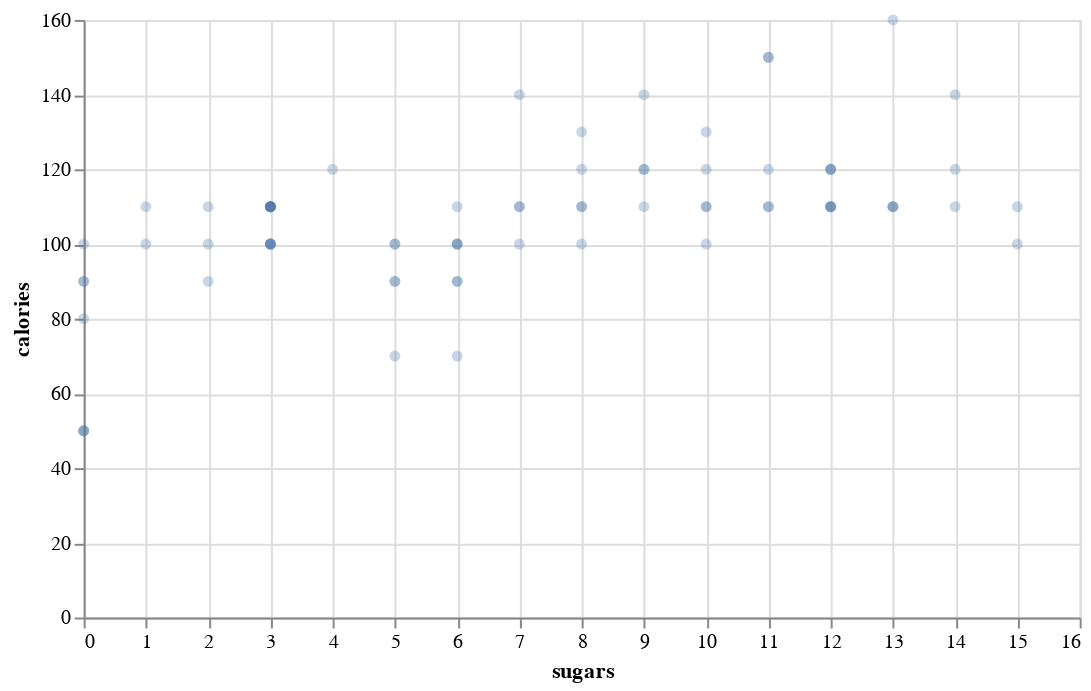

The code cell stored with this chart in its notebook:
### Markdown cell above
In this case, we are putting `sugars` on the `x-axis` and `calories` on
the `y-axis`.


Something you may have noticed is that there are 77 cereals but there
doesn’t seem to be 77 data points\!

That’s because some of them are lying on top of each other with the same
sugar and calorie values.

One way we can deal with this is by changing the `opacity` of each of
those points. That way, the darker points represent that there is more
than one data point at that point in the chart, and the lightest point
represent that there is only one data point there.

We set opacity with `opacity` in the `mark_circle()` function and it
accepts values between 0 and 1, with 1 being full opacity. Here we set
it at 0.3.

### Code cell
chart3 = alt.Chart(cereal, width=500, height=300).mark_circle(opacity=0.3).encode(
    x='sugars',
    y='calories'
)
chart3

### Figure 1 — Vega-Lite specification as saved in the notebook (floating-point values rounded to 4 significant figures)
{"config": {"view": {"continuousWidth": 400, "continuousHeight": 300}}, "data": {"name": "data-aaa0440f8e2141d6bd84b791f8341c86"}, "mark": {"type": "circle", "opacity": 0.3}, "encoding": {"x": {"type": "quantitative", "field": "sugars"}, "y": {"type": "quantitative", "field": "calories"}}, "height": 300, "width": 500, "$schema": "https://vega.github.io/schema/vega-lite/v4.8.1.json", "datasets": {"data-aaa0440f8e2141d6bd84b791f8341c86": [{"name": "100% Bran", "mfr": "N", "type": "Cold", "calories": 70, "protein": 4, "fat": 1, "sodium": 130, "fiber": 10.0, "carbo": 5.0, "sugars": 6, "potass": 280, "vitamins": 25, "shelf": 3, "weight": 1.0, "cups": 0.33, "rating": 68.4}, {"name": "100% Natural Bran", "mfr": "Q", "type": "Cold", "calories": 120, "protein": 3, "fat": 5, "sodium": 15, "fiber": 2.0, "carbo": 8.0, "sugars": 8, "potass": 135, "vitamins": 0, "shelf": 3, "weight": 1.0, "cups": 1.0, "rating": 33.98}, {"name": "All-Bran", "mfr": "K", "type": "Cold", "calories": 70, "protein": 4, "fat": 1, "sodium": 260, "fiber": 9.0, "carbo": 7.0, "sugars": 5, "potass": 320, "vitamins": 25, "shelf": 3, "weight": 1.0, "cups": 0.33, "rating": 59.43}, {"name": "All-Bran with Extra Fiber", "mfr": "K", "type": "Cold", "calories": 50, "protein": 4, "fat": 0, "sodium": 140, "fiber": 14.0, "carbo": 8.0, "sugars": 0, "potass": 330, "vitamins": 25, "shelf": 3, "weight": 1.0, "cups": 0.5, "rating": 93.7}, {"name": "Almond Delight", "mfr": "R", "type": "Cold", "calories": 110, "protein": 2, "fat": 2, "sodium": 200, "fiber": 1.0, "carbo": 14.0, "sugars": 8, "potass": 1, "vitamins": 25, "shelf": 3, "weight": 1.0, "cups": 0.75, "rating": 34.38}, {"name": "Apple Cinnamon Cheerios", "mfr": "G", "type": "Cold", "calories": 110, "protein": 2, "fat": 2, "sodium": 180, "fiber": 1.5, "carbo": 10.5, "sugars": 10, "potass": 70, "vitamins": 25, "shelf": 1, "weight": 1.0, "cups": 0.75, "rating": 29.51}, {"name": "Apple Jacks", "mfr": "K", "type": "Cold", "calories": 110, "protein": 2, "fat": 0, "sodium": 125, "fiber": 1.0, "carbo": 11.0, "sugars": 14, "potass": 30, "vitamins": 25, "shelf": 2, "weight": 1.0, "cups": 1.0, "rating": 33.17}, {"name": "Basic 4", "mfr": "G", "type": "Cold", "calories": 130, "protein": 3, "fat": 2, "sodium": 210, "fiber": 2.0, "carbo": 18.0, "sugars": 8, "potass": 100, "vitamins": 25, "shelf": 3, "weight": 1.33, "cups": 0.75, "rating": 37.04}, {"name": "Bran Chex", "mfr": "R", "type": "Cold", "calories": 90, "protein": 2, "fat": 1, "sodium": 200, "fiber": 4.0, "carbo": 15.0, "sugars": 6, "potass": 125, "vitamins": 25, "shelf": 1, "weight": 1.0, "cups": 0.67, "rating": 49.12}, {"name": "Bran Flakes", "mfr": "P", "type": "Cold", "calories": 90, "protein": 3, "fat": 0, "sodium": 210, "fiber": 5.0, "carbo": 13.0, "sugars": 5, "potass": 190, "vitamins": 25, "shelf": 3, "weight": 1.0, "cups": 0.67, "rating": 53.31}, {"name": "Cap'n'Crunch", "mfr": "Q", "type": "Cold", "calories": 120, "protein": 1, "fat": 2, "sodium": 220, "fiber": 0.0, "carbo": 12.0, "sugars": 12, "potass": 35, "vitamins": 25, "shelf": 2, "weight": 1.0, "cups": 0.75, "rating": 18.04}, {"name": "Cheerios", "mfr": "G", "type": "Cold", "calories": 110, "protein": 6, "fat": 2, "sodium": 290, "fiber": 2.0, "carbo": 17.0, "sugars": 1, "potass": 105, "vitamins": 25, "shelf": 1, "weight": 1.0, "cups": 1.25, "rating": 50.76}, {"name": "Cinnamon Toast Crunch", "mfr": "G", "type": "Cold", "calories": 120, "protein": 1, "fat": 3, "sodium": 210, "fiber": 0.0, "carbo": 13.0, "sugars": 9, "potass": 45, "vitamins": 25, "shelf": 2, "weight": 1.0, "cups": 0.75, "rating": 19.82}, {"name": "Clusters", "mfr": "G", "type": "Cold", "calories": 110, "protein": 3, "fat": 2, "sodium": 140, "fiber": 2.0, "carbo": 13.0, "sugars": 7, "potass": 105, "vitamins": 25, "shelf": 3, "weight": 1.0, "cups": 0.5, "rating": 40.4}, {"name": "Cocoa Puffs", "mfr": "G", "type": "Cold", "calories": 110, "protein": 1, "fat": 1, "sodium": 180, "fiber": 0.0, "carbo": 12.0, "sugars": 13, "potass": 55, "vitamins": 25, "shelf": 2, "weight": 1.0, "cups": 1.0, "rating": 22.74}, {"name": "Corn Chex", "mfr": "R", "type": "Cold", "calories": 110, "protein": 2, "fat": 0, "sodium": 280, "fiber": 0.0, "carbo": 22.0, "sugars": 3, "potass": 25, "vitamins": 25, "shelf": 1, "weight": 1.0, "cups": 1.0, "rating": 41.45}, {"name": "Corn Flakes", "mfr": "K", "type": "Cold", "calories": 100, "protein": 2, "fat": 0, "sodium": 290, "fiber": 1.0, "carbo": 21.0, "sugars": 2, "potass": 35, "vitamins": 25, "shelf": 1, "weight": 1.0, "cups": 1.0, "rating": 45.86}, {"name": "Corn Pops", "mfr": "K", "type": "Cold", "calories": 110, "protein": 1, "fat": 0, "sodium": 90, "fiber": 1.0, "carbo": 13.0, "sugars": 12, "potass": 20, "vitamins": 25, "shelf": 2, "weight": 1.0, "cups": 1.0, "rating": 35.78}, {"name": "Count Chocula", "mfr": "G", "type": "Cold", "calories": 110, "protein": 1, "fat": 1, "sodium": 180, "fiber": 0.0, "carbo": 12.0, "sugars": 13, "potass": 65, "vitamins": 25, "shelf": 2, "weight": 1.0, "cups": 1.0, "rating": 22.4}, {"name": "Cracklin' Oat Bran", "mfr": "K", "type": "Cold", "calories": 110, "protein": 3, "fat": 3, "sodium": 140, "fiber": 4.0, "carbo": 10.0, "sugars": 7, "potass": 160, "vitamins": 25, "shelf": 3, "weight": 1.0, "cups": 0.5, "rating": 40.45}, {"name": "Cream of Wheat (Quick)", "mfr": "N", "type": "Hot", "calories": 100, "protein": 3, "fat": 0, "sodium": 80, "fiber": 1.0, "carbo": 21.0, "sugars": 0, "potass": 1, "vitamins": 0, "shelf": 2, "weight": 1.0, "cups": 1.0, "rating": 64.53}, {"name": "Crispix", "mfr": "K", "type": "Cold", "calories": 110, "protein": 2, "fat": 0, "sodium": 220, "fiber": 1.0, "carbo": 21.0, "sugars": 3, "potass": 30, "vitamins": 25, "shelf": 3, "weight": 1.0, "cups": 1.0, "rating": 46.9}, {"name": "Crispy Wheat & Raisins", "mfr": "G", "type": "Cold", "calories": 100, "protein": 2, "fat": 1, "sodium": 140, "fiber": 2.0, "carbo": 11.0, "sugars": 10, "potass": 120, "vitamins": 25, "shelf": 3, "weight": 1.0, "cups": 0.75, "rating": 36.18}, {"name": "Double Chex", "mfr": "R", "type": "Cold", "calories": 100, "protein": 2, "fat": 0, "sodium": 190, "fiber": 1.0, "carbo": 18.0, "sugars": 5, "potass": 80, "vitamins": 25, "shelf": 3, "weight": 1.0, "cups": 0.75, "rating": 44.33}, {"name": "Froot Loops", "mfr": "K", "type": "Cold", "calories": 110, "protein": 2, "fat": 1, "sodium": 125, "fiber": 1.0, "carbo": 11.0, "sugars": 13, "potass": 30, "vitamins": 25, "shelf": 2, "weight": 1.0, "cups": 1.0, "rating": 32.21}, {"name": "Frosted Flakes", "mfr": "K", "type": "Cold", "calories": 110, "protein": 1, "fat": 0, "sodium": 200, "fiber": 1.0, "carbo": 14.0, "sugars": 11, "potass": 25, "vitamins": 25, "shelf": 1, "weight": 1.0, "cups": 0.75, "rating": 31.44}, {"name": "Frosted Mini-Wheats", "mfr": "K", "type": "Cold", "calories": 100, "protein": 3, "fat": 0, "sodium": 0, "fiber": 3.0, "carbo": 14.0, "sugars": 7, "potass": 100, "vitamins": 25, "shelf": 2, "weight": 1.0, "cups": 0.8, "rating": 58.35}, {"name": "Fruit & Fibre Dates; Walnuts; and Oats", "mfr": "P", "type": "Cold", "calories": 120, "protein": 3, "fat": 2, "sodium": 160, "fiber": 5.0, "carbo": 12.0, "sugars": 10, "potass": 200, "vitamins": 25, "shelf": 3, "weight": 1.25, "cups": 0.67, "rating": 40.92}, {"name": "Fruitful Bran", "mfr": "K", "type": "Cold", "calories": 120, "protein": 3, "fat": 0, "sodium": 240, "fiber": 5.0, "carbo": 14.0, "sugars": 12, "potass": 190, "vitamins": 25, "shelf": 3, "weight": 1.33, "cups": 0.67, "rating": 41.02}, {"name": "Fruity Pebbles", "mfr": "P", "type": "Cold", "calories": 110, "protein": 1, "fat": 1, "sodium": 135, "fiber": 0.0, "carbo": 13.0, "sugars": 12, "potass": 25, "vitamins": 25, "shelf": 2, "weight": 1.0, "cups": 0.75, "rating": 28.03}, {"name": "Golden Crisp", "mfr": "P", "type": "Cold", "calories": 100, "protein": 2, "fat": 0, "sodium": 45, "fiber": 0.0, "carbo": 11.0, "sugars": 15, "potass": 40, "vitamins": 25, "shelf": 1, "weight": 1.0, "cups": 0.88, "rating": 35.25}, {"name": "Golden Grahams", "mfr": "G", "type": "Cold", "calories": 110, "protein": 1, "fat": 1, "sodium": 280, "fiber": 0.0, "carbo": 15.0, "sugars": 9, "potass": 45, "vitamins": 25, "shelf": 2, "weight": 1.0, "cups": 0.75, "rating": 23.8}, {"name": "Grape Nuts Flakes", "mfr": "P", "type": "Cold", "calories": 100, "protein": 3, "fat": 1, "sodium": 140, "fiber": 3.0, "carbo": 15.0, "sugars": 5, "potass": 85, "vitamins": 25, "shelf": 3, "weight": 1.0, "cups": 0.88, "rating": 52.08}, {"name": "Grape-Nuts", "mfr": "P", "type": "Cold", "calories": 110, "protein": 3, "fat": 0, "sodium": 170, "fiber": 3.0, "carbo": 17.0, "sugars": 3, "potass": 90, "vitamins": 25, "shelf": 3, "weight": 1.0, "cups": 0.25, "rating": 53.37}, {"name": "Great Grains Pecan", "mfr": "P", "type": "Cold", "calories": 120, "protein": 3, "fat": 3, "sodium": 75, "fiber": 3.0, "carbo": 13.0, "sugars": 4, "potass": 100, "vitamins": 25, "shelf": 3, "weight": 1.0, "cups": 0.33, "rating": 45.81}, {"name": "Honey Graham Ohs", "mfr": "Q", "type": "Cold", "calories": 120, "protein": 1, "fat": 2, "sodium": 220, "fiber": 1.0, "carbo": 12.0, "sugars": 11, "potass": 45, "vitamins": 25, "shelf": 2, "weight": 1.0, "cups": 1.0, "rating": 21.87}, {"name": "Honey Nut Cheerios", "mfr": "G", "type": "Cold", "calories": 110, "protein": 3, "fat": 1, "sodium": 250, "fiber": 1.5, "carbo": 11.5, "sugars": 10, "potass": 90, "vitamins": 25, "shelf": 1, "weight": 1.0, "cups": 0.75, "rating": 31.07}, {"name": "Honey-comb", "mfr": "P", "type": "Cold", "calories": 110, "protein": 1, "fat": 0, "sodium": 180, "fiber": 0.0, "carbo": 14.0, "sugars": 11, "potass": 35, "vitamins": 25, "shelf": 1, "weight": 1.0, "cups": 1.33, "rating": 28.74}, {"name": "Just Right Crunchy  Nuggets", "mfr": "K", "type": "Cold", "calories": 110, "protein": 2, "fat": 1, "sodium": 170, "fiber": 1.0, "carbo": 17.0, "sugars": 6, "potass": 60, "vitamins": 100, "shelf": 3, "weight": 1.0, "cups": 1.0, "rating": 36.52}, {"name": "Just Right Fruit & Nut", "mfr": "K", "type": "Cold", "calories": 140, "protein": 3, "fat": 1, "sodium": 170, "fiber": 2.0, "carbo": 20.0, "sugars": 9, "potass": 95, "vitamins": 100, "shelf": 3, "weight": 1.3, "cups": 0.75, "rating": 36.47}, {"name": "Kix", "mfr": "G", "type": "Cold", "calories": 110, "protein": 2, "fat": 1, "sodium": 260, "fiber": 0.0, "carbo": 21.0, "sugars": 3, "potass": 40, "vitamins": 25, "shelf": 2, "weight": 1.0, "cups": 1.5, "rating": 39.24}, {"name": "Life", "mfr": "Q", "type": "Cold", "calories": 100, "protein": 4, "fat": 2, "sodium": 150, "fiber": 2.0, "carbo": 12.0, "sugars": 6, "potass": 95, "vitamins": 25, "shelf": 2, "weight": 1.0, "cups": 0.67, "rating": 45.33}, {"name": "Lucky Charms", "mfr": "G", "type": "Cold", "calories": 110, "protein": 2, "fat": 1, "sodium": 180, "fiber": 0.0, "carbo": 12.0, "sugars": 12, "potass": 55, "vitamins": 25, "shelf": 2, "weight": 1.0, "cups": 1.0, "rating": 26.73}, {"name": "Maypo", "mfr": "A", "type": "Hot", "calories": 100, "protein": 4, "fat": 1, "sodium": 0, "fiber": 0.0, "carbo": 16.0, "sugars": 3, "potass": 95, "vitamins": 25, "shelf": 2, "weight": 1.0, "cups": 1.0, "rating": 54.85}, {"name": "Muesli Raisins; Dates; & Almonds", "mfr": "R", "type": "Cold", "calories": 150, "protein": 4, "fat": 3, "sodium": 95, "fiber": 3.0, "carbo": 16.0, "sugars": 11, "potass": 170, "vitamins": 25, "shelf": 3, "weight": 1.0, "cups": 1.0, "rating": 37.14}, {"name": "Muesli Raisins; Peaches; & Pecans", "mfr": "R", "type": "Cold", "calories": 150, "protein": 4, "fat": 3, "sodium": 150, "fiber": 3.0, "carbo": 16.0, "sugars": 11, "potass": 170, "vitamins": 25, "shelf": 3, "weight": 1.0, "cups": 1.0, "rating": 34.14}, {"name": "Mueslix Crispy Blend", "mfr": "K", "type": "Cold", "calories": 160, "protein": 3, "fat": 2, "sodium": 150, "fiber": 3.0, "carbo": 17.0, "sugars": 13, "potass": 160, "vitamins": 25, "shelf": 3, "weight": 1.5, "cups": 0.67, "rating": 30.31}, {"name": "Multi-Grain Cheerios", "mfr": "G", "type": "Cold", "calories": 100, "protein": 2, "fat": 1, "sodium": 220, "fiber": 2.0, "carbo": 15.0, "sugars": 6, "potass": 90, "vitamins": 25, "shelf": 1, "weight": 1.0, "cups": 1.0, "rating": 40.11}, {"name": "Nut&Honey Crunch", "mfr": "K", "type": "Cold", "calories": 120, "protein": 2, "fat": 1, "sodium": 190, "fiber": 0.0, "carbo": 15.0, "sugars": 9, "potass": 40, "vitamins": 25, "shelf": 2, "weight": 1.0, "cups": 0.67, "rating": 29.92}, {"name": "Nutri-Grain Almond-Raisin", "mfr": "K", "type": "Cold", "calories": 140, "protein": 3, "fat": 2, "sodium": 220, "fiber": 3.0, "carbo": 21.0, "sugars": 7, "potass": 130, "vitamins": 25, "shelf": 3, "weight": 1.33, "cups": 0.67, "rating": 40.69}, {"name": "Nutri-grain Wheat", "mfr": "K", "type": "Cold", "calories": 90, "protein": 3, "fat": 0, "sodium": 170, "fiber": 3.0, "carbo": 18.0, "sugars": 2, "potass": 90, "vitamins": 25, "shelf": 3, "weight": 1.0, "cups": 1.0, "rating": 59.64}, {"name": "Oatmeal Raisin Crisp", "mfr": "G", "type": "Cold", "calories": 130, "protein": 3, "fat": 2, "sodium": 170, "fiber": 1.5, "carbo": 13.5, "sugars": 10, "potass": 120, "vitamins": 25, "shelf": 3, "weight": 1.25, "cups": 0.5, "rating": 30.45}, {"name": "Post Nat. Raisin Bran", "mfr": "P", "type": "Cold", "calories": 120, "protein": 3, "fat": 1, "sodium": 200, "fiber": 6.0, "carbo": 11.0, "sugars": 14, "potass": 260, "vitamins": 25, "shelf": 3, "weight": 1.33, "cups": 0.67, "rating": 37.84}, {"name": "Product 19", "mfr": "K", "type": "Cold", "calories": 100, "protein": 3, "fat": 0, "sodium": 320, "fiber": 1.0, "carbo": 20.0, "sugars": 3, "potass": 45, "vitamins": 100, "shelf": 3, "weight": 1.0, "cups": 1.0, "rating": 41.5}, {"name": "Puffed Rice", "mfr": "Q", "type": "Cold", "calories": 50, "protein": 1, "fat": 0, "sodium": 0, "fiber": 0.0, "carbo": 13.0, "sugars": 0, "potass": 15, "vitamins": 0, "shelf": 3, "weight": 0.5, "cups": 1.0, "rating": 60.76}, {"name": "Puffed Wheat", "mfr": "Q", "type": "Cold", "calories": 50, "protein": 2, "fat": 0, "sodium": 0, "fiber": 1.0, "carbo": 10.0, "sugars": 0, "potass": 50, "vitamins": 0, "shelf": 3, "weight": 0.5, "cups": 1.0, "rating": 63.01}, {"name": "Quaker Oat Squares", "mfr": "Q", "type": "Cold", "calories": 100, "protein": 4, "fat": 1, "sodium": 135, "fiber": 2.0, "carbo": 14.0, "sugars": 6, "potass": 110, "vitamins": 25, "shelf": 3, "weight": 1.0, "cups": 0.5, "rating": 49.51}, {"name": "Quaker Oatmeal", "mfr": "Q", "type": "Hot", "calories": 100, "protein": 5, "fat": 2, "sodium": 0, "fiber": 2.7, "carbo": 1.0, "sugars": 1, "potass": 110, "vitamins": 0, "shelf": 1, "weight": 1.0, "cups": 0.67, "rating": 50.83}, {"name": "Raisin Bran", "mfr": "K", "type": "Cold", "calories": 120, "protein": 3, "fat": 1, "sodium": 210, "fiber": 5.0, "carbo": 14.0, "sugars": 12, "potass": 240, "vitamins": 25, "shelf": 2, "weight": 1.33, "cups": 0.75, "rating": 39.26}, {"name": "Raisin Nut Bran", "mfr": "G", "type": "Cold", "calories": 100, "protein": 3, "fat": 2, "sodium": 140, "fiber": 2.5, "carbo": 10.5, "sugars": 8, "potass": 140, "vitamins": 25, "shelf": 3, "weight": 1.0, "cups": 0.5, "rating": 39.7}, {"name": "Raisin Squares", "mfr": "K", "type": "Cold", "calories": 90, "protein": 2, "fat": 0, "sodium": 0, "fiber": 2.0, "carbo": 15.0, "sugars": 6, "potass": 110, "vitamins": 25, "shelf": 3, "weight": 1.0, "cups": 0.5, "rating": 55.33}, {"name": "Rice Chex", "mfr": "R", "type": "Cold", "calories": 110, "protein": 1, "fat": 0, "sodium": 240, "fiber": 0.0, "carbo": 23.0, "sugars": 2, "potass": 30, "vitamins": 25, "shelf": 1, "weight": 1.0, "cups": 1.13, "rating": 42.0}, {"name": "Rice Krispies", "mfr": "K", "type": "Cold", "calories": 110, "protein": 2, "fat": 0, "sodium": 290, "fiber": 0.0, "carbo": 22.0, "sugars": 3, "potass": 35, "vitamins": 25, "shelf": 1, "weight": 1.0, "cups": 1.0, "rating": 40.56}, {"name": "Shredded Wheat", "mfr": "N", "type": "Cold", "calories": 80, "protein": 2, "fat": 0, "sodium": 0, "fiber": 3.0, "carbo": 16.0, "sugars": 0, "potass": 95, "vitamins": 0, "shelf": 1, "weight": 0.83, "cups": 1.0, "rating": 68.24}, {"name": "Shredded Wheat 'n'Bran", "mfr": "N", "type": "Cold", "calories": 90, "protein": 3, "fat": 0, "sodium": 0, "fiber": 4.0, "carbo": 19.0, "sugars": 0, "potass": 140, "vitamins": 0, "shelf": 1, "weight": 1.0, "cups": 0.67, "rating": 74.47}, {"name": "Shredded Wheat spoon size", "mfr": "N", "type": "Cold", "calories": 90, "protein": 3, "fat": 0, "sodium": 0, "fiber": 3.0, "carbo": 20.0, "sugars": 0, "potass": 120, "vitamins": 0, "shelf": 1, "weight": 1.0, "cups": 0.67, "rating": 72.8}, {"name": "Smacks", "mfr": "K", "type": "Cold", "calories": 110, "protein": 2, "fat": 1, "sodium": 70, "fiber": 1.0, "carbo": 9.0, "sugars": 15, "potass": 40, "vitamins": 25, "shelf": 2, "weight": 1.0, "cups": 0.75, "rating": 31.23}, {"name": "Special K", "mfr": "K", "type": "Cold", "calories": 110, "protein": 6, "fat": 0, "sodium": 230, "fiber": 1.0, "carbo": 16.0, "sugars": 3, "potass": 55, "vitamins": 25, "shelf": 1, "weight": 1.0, "cups": 1.0, "rating": 53.13}, {"name": "Strawberry Fruit Wheats", "mfr": "N", "type": "Cold", "calories": 90, "protein": 2, "fat": 0, "sodium": 15, "fiber": 3.0, "carbo": 15.0, "sugars": 5, "potass": 90, "vitamins": 25, "shelf": 2, "weight": 1.0, "cups": 1.0, "rating": 59.36}, {"name": "Total Corn Flakes", "mfr": "G", "type": "Cold", "calories": 110, "protein": 2, "fat": 1, "sodium": 200, "fiber": 0.0, "carbo": 21.0, "sugars": 3, "potass": 35, "vitamins": 100, "shelf": 3, "weight": 1.0, "cups": 1.0, "rating": 38.84}, {"name": "Total Raisin Bran", "mfr": "G", "type": "Cold", "calories": 140, "protein": 3, "fat": 1, "sodium": 190, "fiber": 4.0, "carbo": 15.0, "sugars": 14, "potass": 230, "vitamins": 100, "shelf": 3, "weight": 1.5, "cups": 1.0, "rating": 28.59}, {"name": "Total Whole Grain", "mfr": "G", "type": "Cold", "calories": 100, "protein": 3, "fat": 1, "sodium": 200, "fiber": 3.0, "carbo": 16.0, "sugars": 3, "potass": 110, "vitamins": 100, "shelf": 3, "weight": 1.0, "cups": 1.0, "rating": 46.66}, {"name": "Triples", "mfr": "G", "type": "Cold", "calories": 110, "protein": 2, "fat": 1, "sodium": 250, "fiber": 0.0, "carbo": 21.0, "sugars": 3, "potass": 60, "vitamins": 25, "shelf": 3, "weight": 1.0, "cups": 0.75, "rating": 39.11}, {"name": "Trix", "mfr": "G", "type": "Cold", "calories": 110, "protein": 1, "fat": 1, "sodium": 140, "fiber": 0.0, "carbo": 13.0, "sugars": 12, "potass": 25, "vitamins": 25, "shelf": 2, "weight": 1.0, "cups": 1.0, "rating": 27.75}, {"name": "Wheat Chex", "mfr": "R", "type": "Cold", "calories": 100, "protein": 3, "fat": 1, "sodium": 230, "fiber": 3.0, "carbo": 17.0, "sugars": 3, "potass": 115, "vitamins": 25, "shelf": 1, "weight": 1.0, "cups": 0.67, "rating": 49.79}, {"name": "Wheaties", "mfr": "G", "type": "Cold", "calories": 100, "protein": 3, "fat": 1, "sodium": 200, "fiber": 3.0, "carbo": 17.0, "sugars": 3, "potass": 110, "vitamins": 25, "shelf": 1, "weight": 1.0, "cups": 1.0, "rating": 51.59}, {"name": "Wheaties Honey Gold", "mfr": "G", "type": "Cold", "calories": 110, "protein": 2, "fat": 1, "sodium": 200, "fiber": 1.0, "carbo": 16.0, "sugars": 8, "potass": 60, "vitamins": 25, "shelf": 1, "weight": 1.0, "cups": 0.75, "rating": 36.19}]}}
